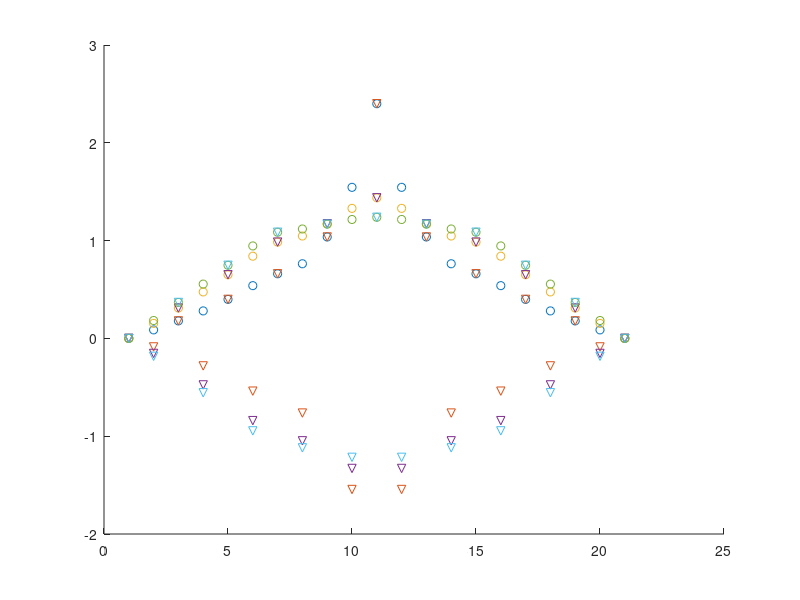

Write the MATLAB code that produced this figure.
%script to test the tridiag routine from the book i 1D and compare it to other methods
%namely  normal inversion with linsolve
clear all;
close all;

tic()
sz = 21;

G = zeros(sz,1);
gam = zeros(sz,1);
GT = zeros(sz,1);
GTb = zeros(sz,1);
Gn = zeros(sz,1);
GnT = zeros(sz,1);
GnTb = zeros(sz,1);
k = zeros(sz,1);
AA = zeros(sz,sz);
NabD = zeros(sz,1);
bet_v = zeros(sz,1)
betb =0

dx = 15;
dt = 1/10;
%ntime = 6/dt;
ntime = 3;


D = ones(sz,1);
D = 40000*D;
D_tissue = 10000;
r = round(sz/4)-1;
D(round(sz/2)-r:round(sz/2)+r)=10000;

G(round(sz/2))=10;
GT(round(sz/2))=10;
GTb(round(sz/2))=10;

% AD the diffusion matrix
AD = D*dt/(dx^2);
NabD(2:sz-1) = dt*(D(3:sz)-D(1:sz-2))/(4*dx^2);

%diagonal and Matrix
up_dg = [0; AD(2:sz-1)-NabD(2:sz-1)];
lo_dg = [AD(2:sz-1)+NabD(2:sz-1); 0];
dg = [1; 2*AD(2:sz-1) + 1 + k(2:sz-1)*dt; 1];
AA = diag(dg)+ diag(-up_dg,1)+ diag(-lo_dg,-1);

figure
hold on;
for i=1:ntime

      %implicit method with mldivide/linsolve from Octave
      Gn = AA\G;
      G = Gn;

      %
      bet_v(1)=1;
      %gam(2:sz) =dg(2:sz) - lo_dg.*(up_dg(1:sz-1)./bet_v(1:sz-1))
      bet_v(1:sz-1);
      bet_v(2:sz) = dg(2:sz) - lo_dg.*(up_dg(1:sz-1)./bet_v(1:sz-1));
      GnT(2:sz) = (GT(2:sz)-lo_dg.*GnT(1:sz-1))./bet_v(2:sz);
      GnT(1:sz-1) = GnT(1:sz-1)-(up_dg(1:sz-1)./bet_v(1:sz-1)).*GnT(2:sz);
      GT = GnT;

      betb = 1;
      for j = 2:sz%marche pas probablement parce que C1 = upè_dg1= 0
          gam(j) = up_dg(j-1)/betb;
          betb = dg(j)-lo_dg(j-1)*gam(j)
          GnTb(j) = (GTb(j) - lo_dg(j-1)*GnTb(j-1))/betb
      endfor
      %plot(GnTb,'v')
      for j=sz-1:-1:1
         GnTb(j) =  GnTb(j) - gam(j+1)* GnTb(j+1);
      endfor
      GTb = GnTb;

waitforbuttonpress()
plot(G,'o')
%plot(GT,'x')
plot(GTb,'v')

endfor
